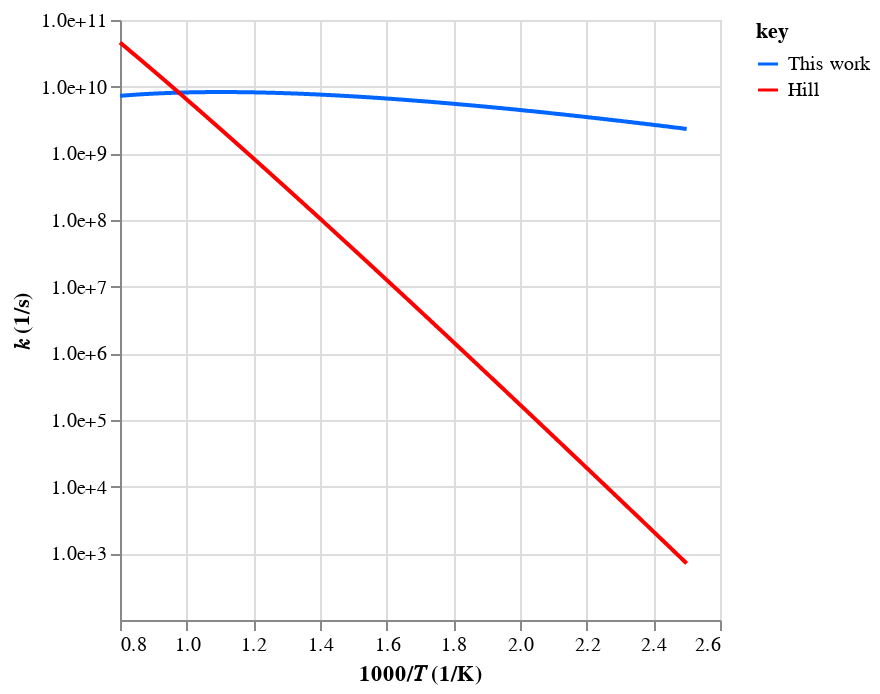
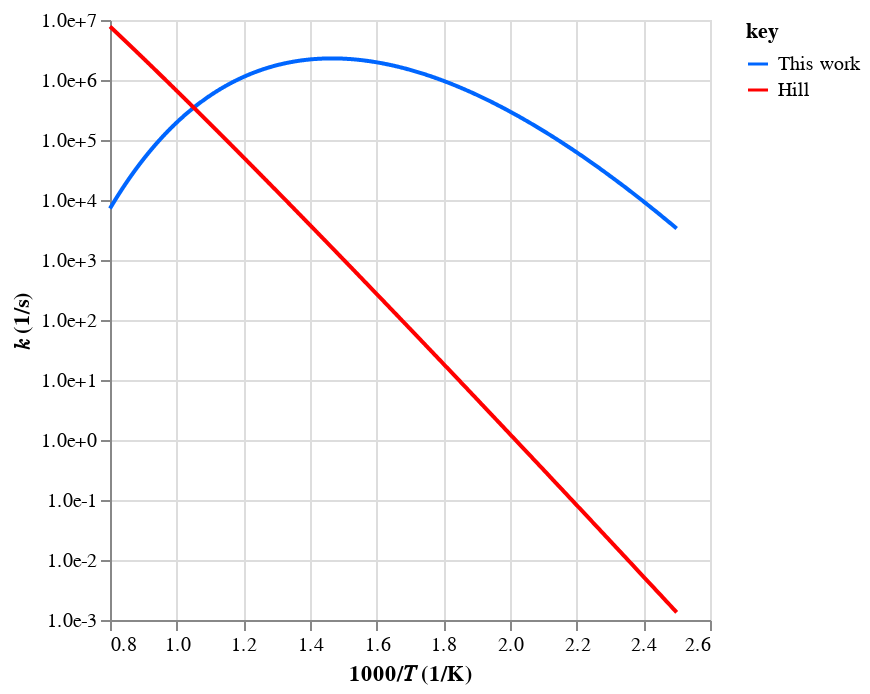
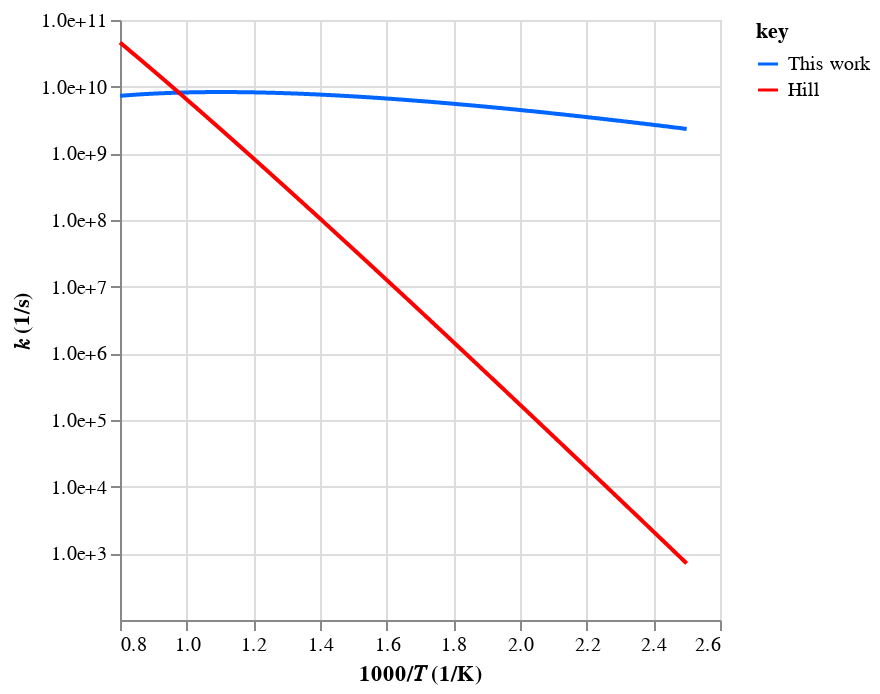
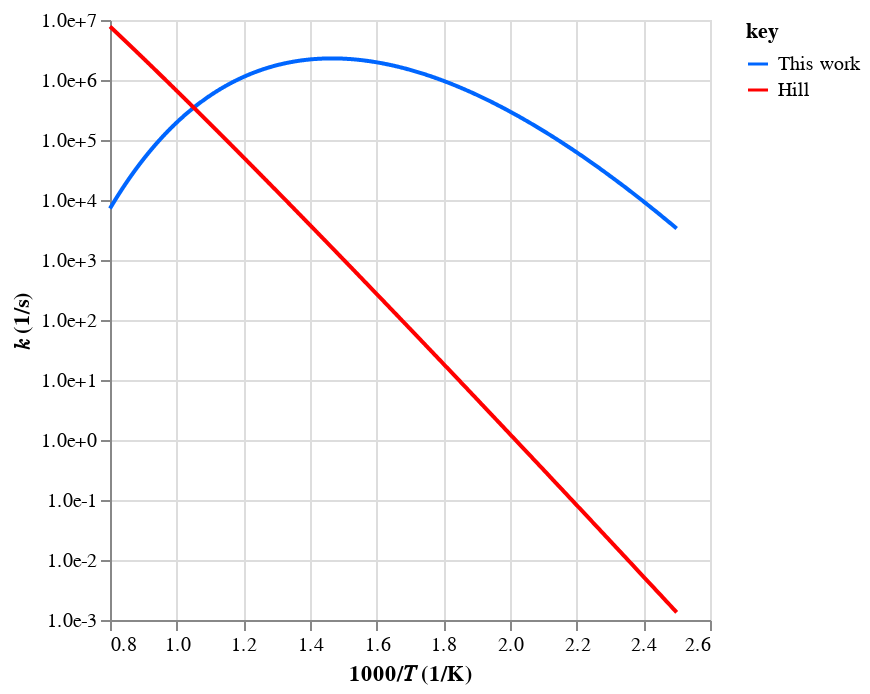

The notebook cell these images were saved under, in order:
### Code cell
# Check rates
workflow.plot_rates(tag=tag, root_path=root_path)

### Figure 1 — Vega-Lite specification as saved in the notebook (floating-point values rounded to 4 significant figures; data arrays with more than 128 entries replaced by an {"elided": "..."} marker saying what was removed)
{"config": {"view": {"continuousWidth": 300, "continuousHeight": 300}}, "data": {"name": "data-c2891c2fc28c07645469aee57d27484b"}, "mark": {"type": "line"}, "encoding": {"color": {"field": "key", "scale": {"domain": ["This work", "Hill"], "range": ["#0066ff", "#ff0000"]}, "type": "nominal"}, "x": {"field": "x", "scale": {"zero": false}, "title": "1000/𝑇 (1/K)", "type": "quantitative"}, "y": {"axis": {"format": ".1e", "values": [1000, 10000, 100000, 1000000, 10000000, 100000000, 1000000000, 10000000000, 100000000000, 1000000000000]}, "field": "value", "scale": {"type": "log"}, "title": "𝑘 (1/s)", "type": "quantitative"}}, "transform": [{"fold": ["This work", "Hill"]}], "$schema": "https://vega.github.io/schema/vega-lite/v5.20.1.json", "datasets": {"data-c2891c2fc28c07645469aee57d27484b": {"elided": "1000 records"}}}

### Figure 2 — Vega-Lite specification as saved in the notebook (floating-point values rounded to 4 significant figures; data arrays with more than 128 entries replaced by an {"elided": "..."} marker saying what was removed)
{"config": {"view": {"continuousWidth": 300, "continuousHeight": 300}}, "data": {"name": "data-7e1d5218f36a13ff89073b2541b7f372"}, "mark": {"type": "line"}, "encoding": {"color": {"field": "key", "scale": {"domain": ["This work", "Hill"], "range": ["#0066ff", "#ff0000"]}, "type": "nominal"}, "x": {"field": "x", "scale": {"zero": false}, "title": "1000/𝑇 (1/K)", "type": "quantitative"}, "y": {"axis": {"format": ".1e", "values": [0.001, 0.01, 0.1, 1, 10, 100, 1000, 10000, 100000, 1000000, 10000000, 100000000]}, "field": "value", "scale": {"type": "log"}, "title": "𝑘 (1/s)", "type": "quantitative"}}, "transform": [{"fold": ["This work", "Hill"]}], "$schema": "https://vega.github.io/schema/vega-lite/v5.20.1.json", "datasets": {"data-7e1d5218f36a13ff89073b2541b7f372": {"elided": "1000 records"}}}

### Figure 3 — Vega-Lite specification as saved in the notebook (floating-point values rounded to 4 significant figures; data arrays with more than 128 entries replaced by an {"elided": "..."} marker saying what was removed)
{"config": {"view": {"continuousWidth": 300, "continuousHeight": 300}}, "data": {"name": "data-c2891c2fc28c07645469aee57d27484b"}, "mark": {"type": "line"}, "encoding": {"color": {"field": "key", "scale": {"domain": ["This work", "Hill"], "range": ["#0066ff", "#ff0000"]}, "type": "nominal"}, "x": {"field": "x", "scale": {"zero": false}, "title": "1000/𝑇 (1/K)", "type": "quantitative"}, "y": {"axis": {"format": ".1e", "values": [1000, 10000, 100000, 1000000, 10000000, 100000000, 1000000000, 10000000000, 100000000000, 1000000000000]}, "field": "value", "scale": {"type": "log"}, "title": "𝑘 (1/s)", "type": "quantitative"}}, "transform": [{"fold": ["This work", "Hill"]}], "$schema": "https://vega.github.io/schema/vega-lite/v5.20.1.json", "datasets": {"data-c2891c2fc28c07645469aee57d27484b": {"elided": "1000 records"}}}

### Figure 4 — Vega-Lite specification as saved in the notebook (floating-point values rounded to 4 significant figures; data arrays with more than 128 entries replaced by an {"elided": "..."} marker saying what was removed)
{"config": {"view": {"continuousWidth": 300, "continuousHeight": 300}}, "data": {"name": "data-7e1d5218f36a13ff89073b2541b7f372"}, "mark": {"type": "line"}, "encoding": {"color": {"field": "key", "scale": {"domain": ["This work", "Hill"], "range": ["#0066ff", "#ff0000"]}, "type": "nominal"}, "x": {"field": "x", "scale": {"zero": false}, "title": "1000/𝑇 (1/K)", "type": "quantitative"}, "y": {"axis": {"format": ".1e", "values": [0.001, 0.01, 0.1, 1, 10, 100, 1000, 10000, 100000, 1000000, 10000000, 100000000]}, "field": "value", "scale": {"type": "log"}, "title": "𝑘 (1/s)", "type": "quantitative"}}, "transform": [{"fold": ["This work", "Hill"]}], "$schema": "https://vega.github.io/schema/vega-lite/v5.20.1.json", "datasets": {"data-7e1d5218f36a13ff89073b2541b7f372": {"elided": "1000 records"}}}
